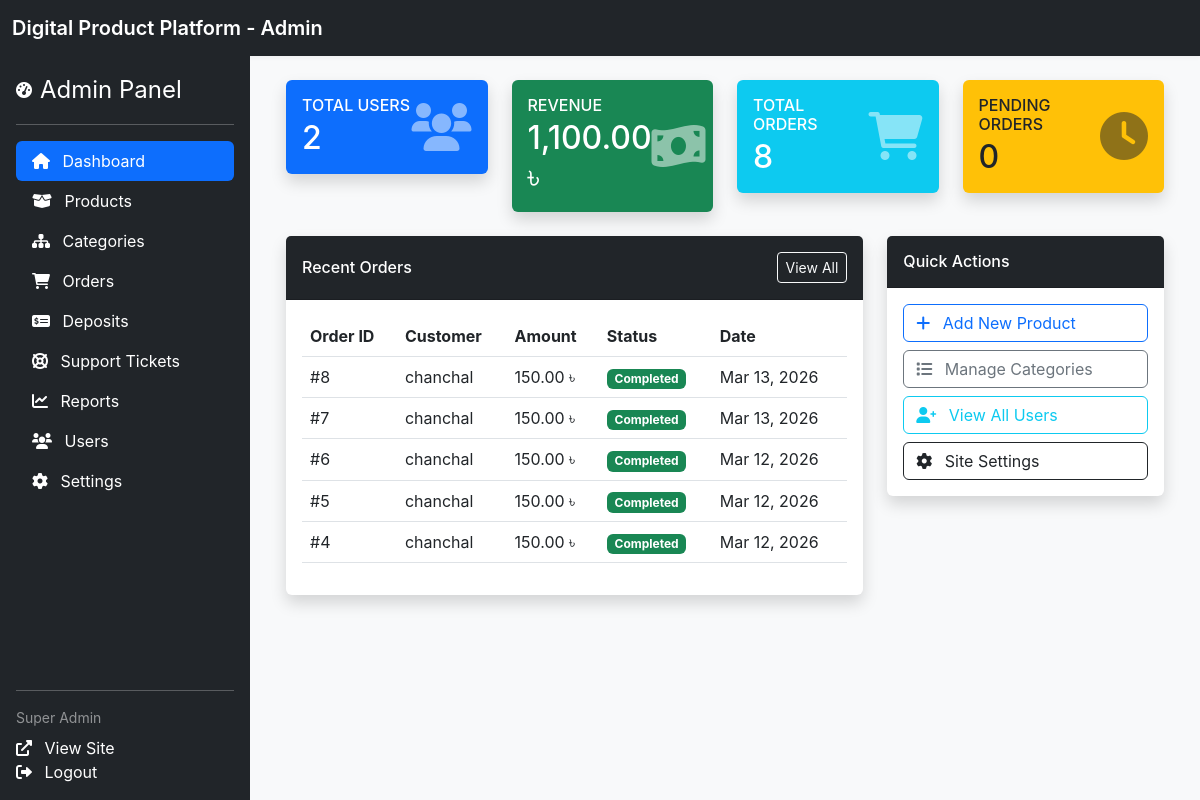
The page /admin/dashboard (signed in) on the database its author committed.
### tables this page shows
CREATE TABLE orders (
                id INTEGER PRIMARY KEY AUTOINCREMENT,
                user_id INTEGER,
                total_amount REAL NOT NULL,
                status TEXT DEFAULT 'pending', -- pending, completed, cancelled, refunded
                payment_status TEXT DEFAULT 'pending', -- pending, paid, failed
                created_at DATETIME DEFAULT CURRENT_TIMESTAMP,
                FOREIGN KEY (user_id) REFERENCES users(id)
            );

CREATE TABLE users (
                id INTEGER PRIMARY KEY AUTOINCREMENT,
                name TEXT NOT NULL,
                email TEXT NOT NULL UNIQUE,
                password TEXT NOT NULL,
                role_id INTEGER,
                wallet_balance REAL DEFAULT 0,
                status TEXT DEFAULT 'active', -- active, suspended, pending
                created_at DATETIME DEFAULT CURRENT_TIMESTAMP,
                FOREIGN KEY (role_id) REFERENCES roles(id)
            );

### core/Auth.php (called while the page is built, shortened)
<?php
class Auth {
    public static function hasRole($role_id) {
        return isset($_SESSION['role_id']) && $_SESSION['role_id'] == $role_id;
    }
}

### core/Helpers.php (called while the page is built, shortened)
<?php
class Helpers {
    public static function formatCurrency($amount) {
        return number_format($amount, 2) . ' ৳';
    }
}

### modules/admin/dashboard.php (the view, shortened to what this page needs)
<?php
$db = Database::getInstance();
$total_users = $db->query("SELECT COUNT(*) FROM users")->fetchColumn();
$total_orders = $db->query("SELECT COUNT(*) FROM orders")->fetchColumn();
$total_revenue = $db->query("SELECT SUM(total_amount) FROM orders WHERE payment_status = 'paid'")->fetchColumn() ?: 0;
$pending_orders = $db->query("SELECT COUNT(*) FROM orders WHERE status = 'pending'")->fetchColumn();
$stmt = $db->query("
    SELECT o.*, u.name as customer_name
    FROM orders o
    JOIN users u ON o.user_id = u.id
    ORDER BY o.id DESC LIMIT 5
");
$recent_orders = $stmt->fetchAll();
include 'includes/admin_header.php';
include 'includes/admin_sidebar.php';
?>
<div class="admin-content flex-grow-1 p-4">
    <div class="container-fluid">
        <div class="row mb-4">
        <div class="col-md-3">
            <div class="card bg-primary text-white shadow">
                <div class="card-body">
                    <div class="d-flex justify-content-between align-items-center">
                        <div>
                            <h6 class="text-uppercase mb-1">Total Users</h6>
                            <h2 class="mb-0"><?php echo $total_users; ?></h2>
                        </div>
                        <i class="fas fa-users fa-3x opacity-50"></i>
                    </div>
                </div>
            </div>
        </div>
        <div class="col-md-3">
            <div class="card bg-success text-white shadow">
                <div class="card-body">
                    <div class="d-flex justify-content-between align-items-center">
                        <div>
                            <h6 class="text-uppercase mb-1">Revenue</h6>
                            <h2 class="mb-0"><?php echo Helpers::formatCurrency($total_revenue); ?></h2>
                        </div>
                        <i class="fas fa-money-bill-wave fa-3x opacity-50"></i>
                    </div>
                </div>
            </div>
        </div>
        <div class="col-md-3">
            <div class="card bg-info text-white shadow">
                <div class="card-body">
                    <div class="d-flex justify-content-between align-items-center">
                        <div>
                            <h6 class="text-uppercase mb-1">Total Orders</h6>
                            <h2 class="mb-0"><?php echo $total_orders; ?></h2>
                        </div>
                        <i class="fas fa-shopping-cart fa-3x opacity-50"></i>
                    </div>
                </div>
            </div>
        </div>
        <div class="col-md-3">
            <div class="card bg-warning text-dark shadow">
                <div class="card-body">
                    <div class="d-flex justify-content-between align-items-center">
                        <div>
                            <h6 class="text-uppercase mb-1">Pending Orders</h6>
                            <h2 class="mb-0"><?php echo $pending_orders; ?></h2>
                        </div>
                        <i class="fas fa-clock fa-3x opacity-50"></i>
                    </div>
                </div>
            </div>
        </div>
    </div>
    <div class="row">
        <div class="col-md-8">
            <div class="card shadow mb-4">
                <div class="card-header py-3 d-flex flex-row align-items-center justify-content-between bg-dark text-white">
                    <h6 class="m-0 font-weight-bold">Recent Orders</h6>
                    <a href="<?php echo BASE_URL; ?>/admin/orders" class="btn btn-sm btn-outline-light">View All</a>
                </div>
                <div class="card-body">
                    <div class="table-responsive">
                        <table class="table table-hover">
                            <thead>
                                <tr>
                                    <th>Order ID</th>
                                    <th>Customer</th>
                                    <th>Amount</th>
                                    <th>Status</th>
                                    <th>Date</th>
                                </tr>
                            </thead>
                            <tbody>
                                <?php foreach ($recent_orders as $order): ?>
                                    <tr>
                                        <td>#<?php echo $order['id']; ?></td>
                                        <td><?php echo $order['customer_name']; ?></td>
                                        <td><?php echo Helpers::formatCurrency($order['total_amount']); ?></td>
                                        <td>
                                            <span class="badge bg-<?php echo $order['status'] == 'completed' ? 'success' : 'warning'; ?>">
                                                <?php echo ucfirst($order['status']); ?>
                                            </span>
                                        </td>
                                        <td><?php echo date('M d, Y', strtotime($order['created_at'])); ?></td>
                                    </tr>
                                <?php endforeach; ?>
                            </tbody>
                        </table>
                    </div>
                </div>
            </div>
        </div>
        <div class="col-md-4">
            <div class="card shadow mb-4">
                <div class="card-header py-3 bg-dark text-white">
                    <h6 class="m-0 font-weight-bold">Quick Actions</h6>
                </div>
                <div class="card-body">
                    <div class="d-grid gap-2">
                        <a href="<?php echo BASE_URL; ?>/admin/products" class="btn btn-outline-primary text-start"><i class="fas fa-plus me-2"></i> Add New Product</a>
                        <a href="<?php echo BASE_URL; ?>/admin/categories" class="btn btn-outline-secondary text-start"><i class="fas fa-list me-2"></i> Manage Categories</a>
                        <a href="<?php echo BASE_URL; ?>/admin/users" class="btn btn-outline-info text-start"><i class="fas fa-user-plus me-2"></i> View All Users</a>
                        <a href="<?php echo BASE_URL; ?>/admin/settings" class="btn btn-outline-dark text-start"><i class="fas fa-cog me-2"></i> Site Settings</a>
                    </div>
                </div>
            </div>
        </div>
    </div>
</div>
<?php include 'includes/admin_footer.php'; ?>

### index.php (shortened to what this page needs)
<?php
require_once __DIR__ . '/core/Helpers.php';
require_once __DIR__ . '/core/Auth.php';
$request_uri = $_SERVER['REQUEST_URI'];
$base_path = parse_url(BASE_URL, PHP_URL_PATH) ?? '';
$route = str_replace($base_path, '', $request_uri);
$route = parse_url($route, PHP_URL_PATH);
$route = trim($route, '/');
switch ($route) {
    case 'admin/dashboard':
        if (Auth::hasRole(ROLE_ADMIN)) {
            include 'modules/admin/dashboard.php';
        } else {
            Helpers::redirect('/login');
        }
        break;
}

### includes/admin_header.php (shortened to what this page needs)
<!DOCTYPE html>
<html lang="en">
<head>
    <link href="https://cdn.jsdelivr.net/npm/bootstrap@5.3.0/dist/css/bootstrap.min.css" rel="stylesheet">
    <link rel="stylesheet" href="https://cdnjs.cloudflare.com/ajax/libs/font-awesome/6.0.0/css/all.min.css">
    <link rel="stylesheet" href="<?php echo BASE_URL; ?>/assets/css/style.css">
</head>
<body>
    <?php include 'admin_navigation.php'; ?>
    <div class="d-flex">

### includes/admin_navigation.php
<nav class="navbar navbar-expand-lg navbar-dark bg-dark">
    <div class="container-fluid">
        <a class="navbar-brand" href="<?php echo BASE_URL; ?>/admin/dashboard"><?php echo SITE_NAME; ?> - Admin</a>
    </div>
</nav>

### includes/admin_sidebar.php
<?php
$current_route = trim(parse_url($_SERVER['REQUEST_URI'], PHP_URL_PATH) ?? '', '/');
$base_path = trim(parse_url(BASE_URL, PHP_URL_PATH) ?? '', '/');
$page = str_replace($base_path, '', $current_route);
$page = trim($page, '/');
?>
<div class="admin-sidebar d-flex flex-column flex-shrink-0 p-3 text-white bg-dark">
    <a href="<?php echo BASE_URL; ?>/admin/dashboard" class="d-flex align-items-center mb-3 mb-md-0 me-md-auto text-white text-decoration-none">
        <i class="fas fa-tachometer-alt me-2"></i>
        <span class="fs-4">Admin Panel</span>
    </a>
    <hr>
    <ul class="nav nav-pills flex-column mb-auto">
        <li class="nav-item">
            <a href="<?php echo BASE_URL; ?>/admin/dashboard" class="nav-link text-white <?php echo ($page === 'admin/dashboard') ? 'active' : ''; ?>">
                <i class="fas fa-home me-2"></i> Dashboard
            </a>
        </li>
        <li>
            <a href="<?php echo BASE_URL; ?>/admin/products" class="nav-link text-white <?php echo ($page === 'admin/products') ? 'active' : ''; ?>">
                <i class="fas fa-box-open me-2"></i> Products
            </a>
        </li>
        <li>
            <a href="<?php echo BASE_URL; ?>/admin/categories" class="nav-link text-white <?php echo ($page === 'admin/categories') ? 'active' : ''; ?>">
                <i class="fas fa-sitemap me-2"></i> Categories
            </a>
        </li>
        <li>
            <a href="<?php echo BASE_URL; ?>/admin/orders" class="nav-link text-white <?php echo ($page === 'admin/orders') ? 'active' : ''; ?>">
                <i class="fas fa-shopping-cart me-2"></i> Orders
            </a>
        </li>
        <li>
            <a href="<?php echo BASE_URL; ?>/admin/deposits" class="nav-link text-white <?php echo ($page === 'admin/deposits') ? 'active' : ''; ?>">
                <i class="fas fa-money-check-alt me-2"></i> Deposits
            </a>
        </li>
        <li>
            <a href="<?php echo BASE_URL; ?>/admin/tickets" class="nav-link text-white <?php echo ($page === 'admin/tickets') ? 'active' : ''; ?>">
                <i class="fas fa-life-ring me-2"></i> Support Tickets
            </a>
        </li>
        <li>
            <a href="<?php echo BASE_URL; ?>/admin/reports" class="nav-link text-white <?php echo ($page === 'admin/reports') ? 'active' : ''; ?>">
                <i class="fas fa-chart-line me-2"></i> Reports
            </a>
        </li>
        <li>
            <a href="<?php echo BASE_URL; ?>/admin/users" class="nav-link text-white <?php echo ($page === 'admin/users') ? 'active' : ''; ?>">
                <i class="fas fa-users me-2"></i> Users
            </a>
        </li>
        <li>
            <a href="<?php echo BASE_URL; ?>/admin/settings" class="nav-link text-white <?php echo ($page === 'admin/settings') ? 'active' : ''; ?>">
                <i class="fas fa-cog me-2"></i> Settings
            </a>
        </li>
    </ul>
    <hr>
    <div class="small text-white-50 mb-2"><?php echo $_SESSION['user_name']; ?></div>
    <a class="nav-link text-white px-0" href="<?php echo BASE_URL; ?>/" target="_blank">
        <i class="fas fa-external-link-alt me-2"></i> View Site
    </a>
    <a class="nav-link text-white px-0" href="<?php echo BASE_URL; ?>/logout">
        <i class="fas fa-sign-out-alt me-2"></i> Logout
    </a>
</div>

### includes/admin_footer.php (shortened to what this page needs)
    </div>
</body>
</html>

### assets/css/style.css (style rules this page uses)
body { font-family: -apple-system, BlinkMacSystemFont, "Segoe UI", Roboto, "Helvetica Neue", Arial, sans-serif; background-color: #f8f9fa; color: #212529; }
.card { border: none; transition: box-shadow 0.2s; }
.navbar { box-shadow: 0 2px 4px rgba(0, 0, 0, 0.04); }
.navbar-brand { font-weight: 600; }
.admin-sidebar { position: fixed; top: 56px; left: 0; bottom: 0; width: 250px; background-color: #212529; color: white; padding: 1rem; transition: transform 0.3s ease; z-index: 1030; overflow-y: auto; }
.admin-content { margin-left: 250px; width: calc(100% - 250px); min-height: calc(100vh - 56px); }

### rows shown on the page
orders: id "8", user.name "chanchal", total_amount "150.00 ৳", status "Completed", created_at "Mar 13, 2026"
orders: id "7", user.name "chanchal", total_amount "150.00 ৳", status "Completed", created_at "Mar 13, 2026"
orders: id "6", user.name "chanchal", total_amount "150.00 ৳", status "Completed", created_at "Mar 12, 2026"
orders: id "5", user.name "chanchal", total_amount "150.00 ৳", status "Completed", created_at "Mar 12, 2026"
orders: id "4", user.name "chanchal", total_amount "150.00 ৳", status "Completed", created_at "Mar 12, 2026"

### other values the page prints
SITE_NAME "Digital Product Platform"
$_SESSION['user_name'] "Super Admin"
$total_users "2"
Helpers::formatCurrency($total_revenue) "1,100.00 ৳"
$total_orders "8"
$pending_orders "0"
